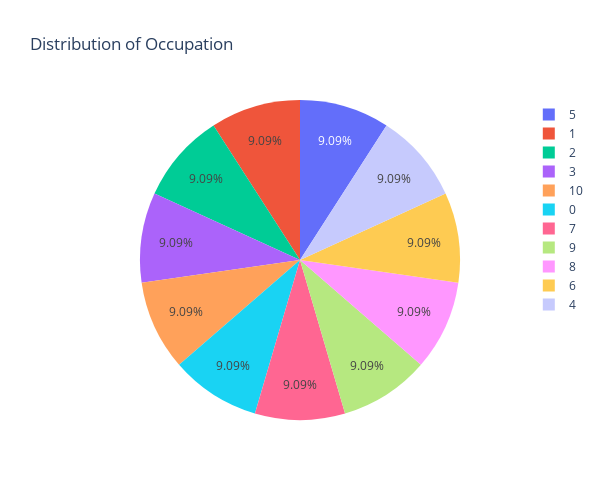

The code cell stored with this chart in its notebook:
### Code cell
fig = px.pie(stress['Occupation'].value_counts(), 
              names=stress['Occupation'].value_counts().index, 
              title='Distribution of Occupation', width=600, height=500)
fig.show()

### Figure 1 — Plotly figure (JSON) as saved in the notebook; plotly's stock layout.template omitted (floating-point values rounded to 4 significant figures)
{"data": [{"domain": {"x": [0, 1], "y": [0, 1]}, "hovertemplate": "label=%{label}<extra></extra>", "labels": [5, 1, 2, 3, 10, 0, 7, 9, 8, 6, 4], "legendgroup": "", "name": "", "showlegend": true, "type": "pie"}], "layout": {"height": 500, "legend": {"tracegroupgap": 0}, "title": {"text": "Distribution of Occupation"}, "width": 600}}
